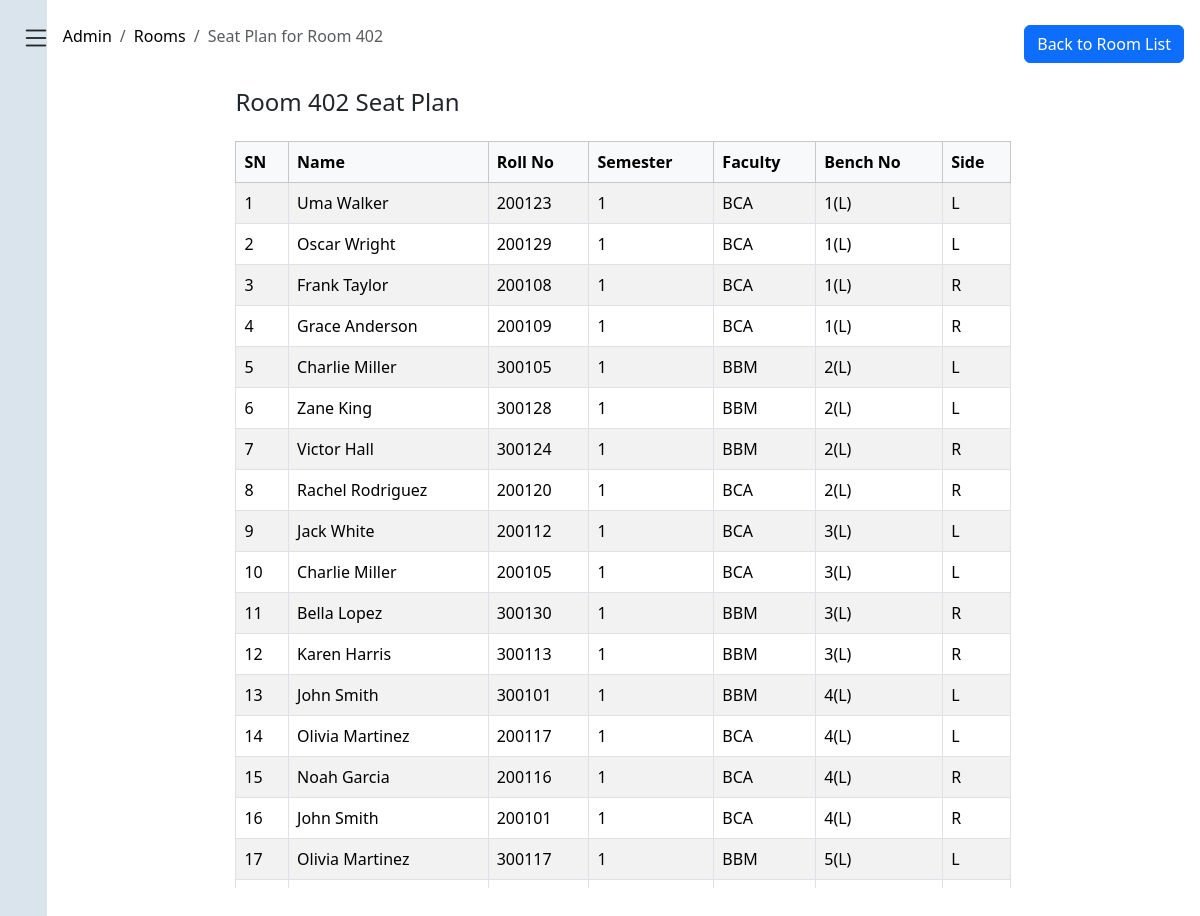
/admin/room_view.php?room_sn=11 (signed in), run on the app's committed database.
### tables this page shows
CREATE TABLE `rooms` (
  `sn` int NOT NULL,
  `room_no` varchar(20) NOT NULL
);

CREATE TABLE `seat_plan` (
  `sn` int NOT NULL,
  `name` varchar(255) NOT NULL,
  `semester` varchar(30) NOT NULL,
  `roll_no` int NOT NULL,
  `faculty` varchar(255) NOT NULL,
  `bench_no` varchar(50) NOT NULL,
  `side` varchar(10) NOT NULL,
  `room_sn` int DEFAULT NULL
);

CREATE TABLE `students` (
  `sn` int NOT NULL,
  `name` varchar(30) NOT NULL,
  `faculty` varchar(40) NOT NULL,
  `roll_no` int NOT NULL,
  `semester` varchar(20) NOT NULL
);

### admin/room_view.php (the view, shortened to what this page needs)
<?php
include '../app/connection.php';
$room_sn = intval($_GET['room_sn']);
$query = "
    SELECT
        seat_plan.*,
        rooms.room_no,
        students.roll_no
    FROM
        seat_plan
    JOIN
        rooms
    ON
        seat_plan.room_sn = rooms.sn
    JOIN
        students
    ON
        seat_plan.roll_no = students.roll_no
    WHERE
        seat_plan.room_sn = ?
    ORDER BY
        bench_no, side
";
$stmt = mysqli_prepare($conn, $query);
mysqli_stmt_bind_param($stmt, 'i', $room_sn);
mysqli_stmt_execute($stmt);
$result = mysqli_stmt_get_result($stmt);
$room_no = '';
if ($result && mysqli_num_rows($result) > 0) {
    $row = mysqli_fetch_assoc($result);
    $room_no = $row['room_no'];
    mysqli_data_seek($result, 0);
}
?>
<!DOCTYPE html>
<html lang="en">
<head>
    <link href="https://cdn.jsdelivr.net/npm/bootstrap@5.3.0/dist/css/bootstrap.min.css" rel="stylesheet">
</head>
<body>
    <div class="main">
        <?php include "leftside.php"; ?>
        <div class="right-side">
            <div class="bread d-flex justify-content-between align-items-center">
                <nav aria-label="breadcrumb">
                    <ol class="breadcrumb mt-4 ms-3">
                        <li class="breadcrumb-item"><a href="dashboard.php">Admin</a></li>
                        <li class="breadcrumb-item"><a href="room.php">Rooms</a></li>
                        <li class="breadcrumb-item active" aria-current="page">Seat Plan for Room <?php echo htmlspecialchars($room_no); ?></li>
                    </ol>
                </nav>
                <a href="room.php" class="btn btn-primary mt-4 me-3">Back to Room List</a>
            </div>
            <div class="container mt-4" style="max-width: 800px; overflow-y: scroll; max-height: 800px;">
                <h4 class="mb-4">Room <?php echo htmlspecialchars($room_no); ?> Seat Plan</h4>
                <table class="table table-bordered table-striped">
                    <thead class="table-light">
                        <tr>
                            <th>SN</th>
                            <th>Name</th>
                            <th>Roll No</th>
                            <th>Semester</th>
                            <th>Faculty</th>
                            <th>Bench No</th>
                            <th>Side</th>
                        </tr>
                    </thead>
                    <tbody>
                        <?php
                        $sn = 1;
                        if ($result && mysqli_num_rows($result) > 0) {
                            while ($row = mysqli_fetch_assoc($result)) {
                                echo "<tr>
                                    <td>{$sn}</td>
                                    <td>" . htmlspecialchars($row['name']) . "</td>
                                    <td>" . htmlspecialchars($row['roll_no']) . "</td>
                                    <td>" . htmlspecialchars($row['semester']) . "</td>
                                    <td>" . htmlspecialchars($row['faculty']) . "</td>
                                    <td>" . htmlspecialchars($row['bench_no']) . "</td>
                                    <td>" . htmlspecialchars($row['side']) . "</td>
                                  </tr>";
                                $sn++;
                            }
                        } else {
                            echo "<tr><td colspan='7' class='text-center'>No seats assigned for this room.</td></tr>";
                        }
                        ?>
                    </tbody>
                </table>
            </div>
        </div>
    </div>
    <?php include "sidebar.php"; ?>
</body>
</html>

### admin/style.css (style rules this page uses)
* { padding: 0; margin: 0; box-sizing: border-box; }
html, body { height: 100%; }

### data on the page
rooms: room_no "402"
seat_plan: name "Uma Walker", students.roll_no "200123", semester "1", faculty "BCA", bench_no "1(L)", side "L"
seat_plan: name "Oscar Wright", students.roll_no "200129", semester "1", faculty "BCA", bench_no "1(L)", side "L"
seat_plan: name "Frank Taylor", students.roll_no "200108", semester "1", faculty "BCA", bench_no "1(L)", side "R"
seat_plan: name "Grace Anderson", students.roll_no "200109", semester "1", faculty "BCA", bench_no "1(L)", side "R"
seat_plan: name "Charlie Miller", students.roll_no "300105", semester "1", faculty "BBM", bench_no "2(L)", side "L"
seat_plan: name "Zane King", students.roll_no "300128", semester "1", faculty "BBM", bench_no "2(L)", side "L"
seat_plan: name "Victor Hall", students.roll_no "300124", semester "1", faculty "BBM", bench_no "2(L)", side "R"
seat_plan: name "Rachel Rodriguez", students.roll_no "200120", semester "1", faculty "BCA", bench_no "2(L)", side "R"
seat_plan: name "Jack White", students.roll_no "200112", semester "1", faculty "BCA", bench_no "3(L)", side "L"
seat_plan: name "Charlie Miller", students.roll_no "200105", semester "1", faculty "BCA", bench_no "3(L)", side "L"
seat_plan: name "Bella Lopez", students.roll_no "300130", semester "1", faculty "BBM", bench_no "3(L)", side "R"
seat_plan: name "Karen Harris", students.roll_no "300113", semester "1", faculty "BBM", bench_no "3(L)", side "R"
seat_plan: name "John Smith", students.roll_no "300101", semester "1", faculty "BBM", bench_no "4(L)", side "L"
seat_plan: name "Olivia Martinez", students.roll_no "200117", semester "1", faculty "BCA", bench_no "4(L)", side "L"
seat_plan: name "Noah Garcia", students.roll_no "200116", semester "1", faculty "BCA", bench_no "4(L)", side "R"
seat_plan: name "John Smith", students.roll_no "200101", semester "1", faculty "BCA", bench_no "4(L)", side "R"
seat_plan: name "Olivia Martinez", students.roll_no "300117", semester "1", faculty "BBM", bench_no "5(L)", side "L"
